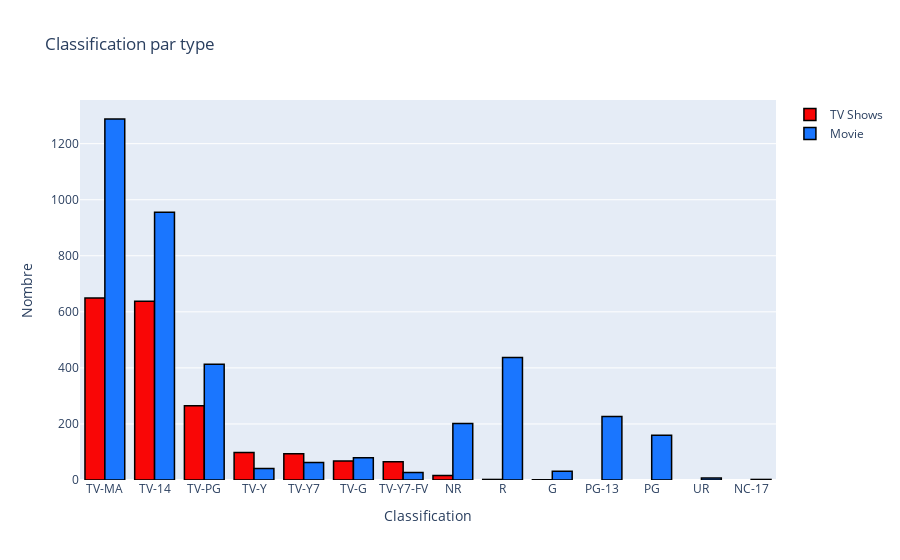

The code cell stored with this chart in its notebook:
### Markdown cell above
### 1.1 Classification des contenus par type

### Code cell
d1 = df[df['type'] == 'TV Show'].groupby(['show_id']).nth(0)
#display(d1)

d2 = df[df['type'] == 'Movie'].groupby(['show_id']).nth(0)
#display(d2)


time_d1 = d1['rating'].value_counts().reset_index()
time_d2 = d2['rating'].value_counts().reset_index()


Bar1 = go.Bar(
                x = time_d1['index'],
                y = time_d1['rating'],
                name="TV Shows",
                marker = dict(color = 'rgb(249, 6, 6)',
                             line=dict(color='rgb(0,0,0)',width=1.5)))
Bar2 =  go.Bar(
                x = time_d2['index'],
                y = time_d2['rating'],
                name="Movie",
                marker = dict(color = 'rgb(26, 118, 255)',
                             line=dict(color='rgb(0,0,0)',width=1.5))) 

Legend = layout = go.Layout(template= "plotly",title = 'Classification par type' , xaxis = dict(title = 'Classification'), yaxis = dict(title = 'Nombre'))
fig = go.Figure(data = [Bar1, Bar2], layout = Legend)
fig.show()

### Figure 1 — Plotly figure (JSON) as saved in the notebook; plotly's stock layout.template omitted (floating-point values rounded to 4 significant figures)
{"data": [{"marker": {"color": "rgb(249, 6, 6)", "line": {"color": "rgb(0,0,0)", "width": 1.5}}, "name": "TV Shows", "type": "bar", "x": ["TV-MA", "TV-14", "TV-PG", "TV-Y", "TV-Y7", "TV-G", "TV-Y7-FV", "NR", "R", "G"], "y": [649, 638, 265, 98, 94, 68, 65, 16, 2, 1]}, {"marker": {"color": "rgb(26, 118, 255)", "line": {"color": "rgb(0,0,0)", "width": 1.5}}, "name": "Movie", "type": "bar", "x": ["TV-MA", "TV-14", "R", "TV-PG", "PG-13", "NR", "PG", "TV-G", "TV-Y7", "TV-Y", "G", "TV-Y7-FV", "UR", "NC-17"], "y": [1288, 955, 437, 413, 227, 202, 160, 79, 62, 41, 31, 27, 7, 2]}], "layout": {"title": {"text": "Classification par type"}, "xaxis": {"title": {"text": "Classification"}}, "yaxis": {"title": {"text": "Nombre"}}}}
